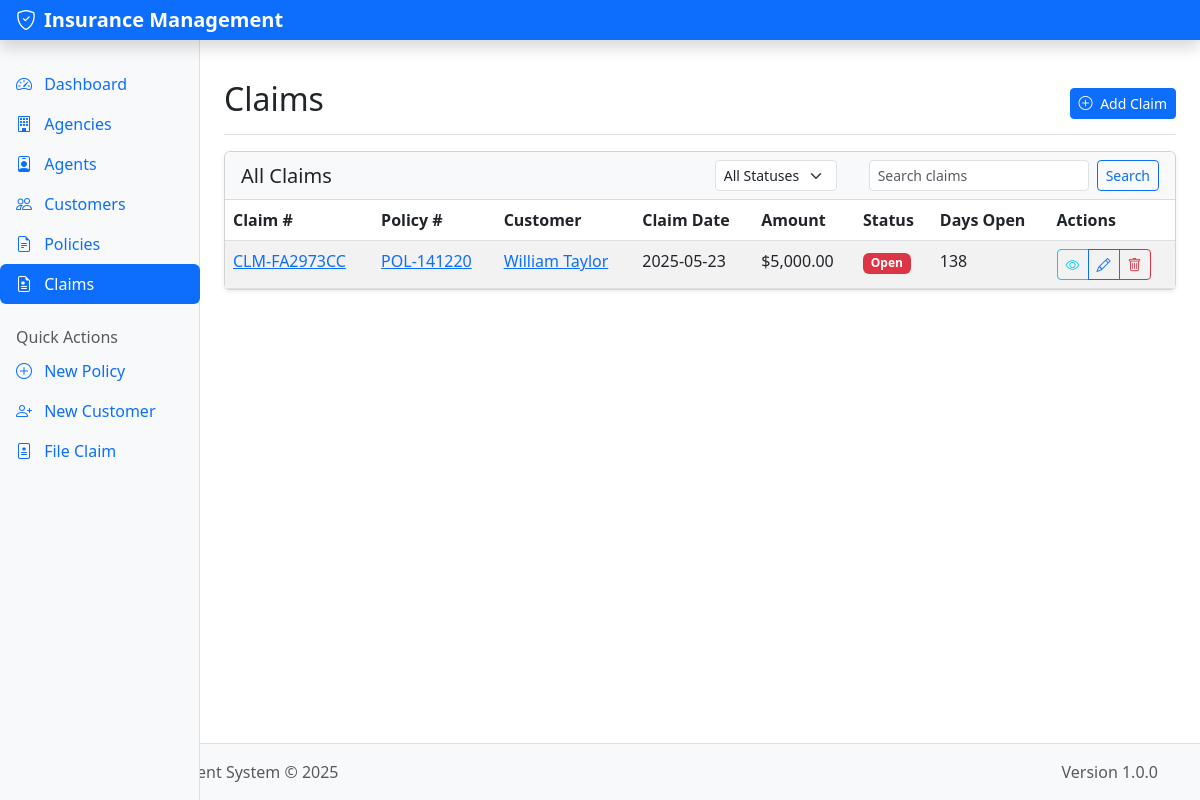
The app's page /claims/ with its own data.
### models/claim.py (models this page shows, shortened)
class Claim(db.Model):
    __tablename__ = 'claim'
    claim_id = db.Column(db.Integer, primary_key=True)
    policy_id = db.Column(db.Integer, db.ForeignKey('policy.policy_id'), nullable=False)
    claim_number = db.Column(db.String(50), nullable=False, unique=True)
    claim_date = db.Column(db.Date, nullable=False, default=datetime.utcnow)
    incident_date = db.Column(db.Date, nullable=False)
    description = db.Column(db.Text)
    claim_amount = db.Column(db.DECIMAL(12, 2), default=0.00)
    status = db.Column(db.String(50), default='Open')
    resolution_date = db.Column(db.Date)
    settlement_amount = db.Column(db.DECIMAL(12, 2))
    created_at = db.Column(db.DateTime, default=datetime.utcnow)
    updated_at = db.Column(db.DateTime, default=datetime.utcnow, onupdate=datetime.utcnow)
    def days_since_filed(self):
        today = datetime.today().date()
        delta = today - self.claim_date
        return delta.days

### models/policy.py (models this page shows, shortened)
class Policy(db.Model):
    __tablename__ = 'policy'
    policy_id = db.Column(db.Integer, primary_key=True)
    agent_id = db.Column(db.Integer, db.ForeignKey('agent.agent_id'), nullable=False)
    customer_id = db.Column(db.Integer, db.ForeignKey('customer.customer_id'), nullable=False)
    policy_number = db.Column(db.String(50), nullable=False, unique=True)
    policy_type = db.Column(db.String(100), nullable=False)
    coverage_amount = db.Column(db.DECIMAL(12, 2), default=0.00)
    premium = db.Column(db.DECIMAL(10, 2), default=0.00)
    start_date = db.Column(db.Date, nullable=False)
    end_date = db.Column(db.Date)
    policy_status = db.Column(db.String(50), default='Active')
    claims = db.relationship('Claim', backref='policy', lazy=True, cascade='all, delete-orphan')

### models/customer.py (models this page shows, shortened)
class Customer(db.Model):
    __tablename__ = 'customer'
    customer_id = db.Column(db.Integer, primary_key=True)
    first_name = db.Column(db.String(100), nullable=False)
    last_name = db.Column(db.String(100), nullable=False)
    date_of_birth = db.Column(db.Date)
    email = db.Column(db.String(150))
    phone = db.Column(db.String(20))
    address = db.Column(db.String(200))
    city = db.Column(db.String(100))
    state = db.Column(db.String(100))
    zip_code = db.Column(db.String(20))
    policies = db.relationship('Policy', backref='customer', lazy=True, cascade='all, delete-orphan')
    def full_name(self):
        return f"{self.first_name} {self.last_name}"

### routes/claim_routes.py (the view, shortened to what this page needs)
@claim_bp.route('/', methods=['GET'])
def index():
    search_term = request.args.get('search', '')
    status_filter = request.args.get('status', '')
    query = Claim.query
    if status_filter:
        query = query.filter(Claim.status == status_filter)
    claims = query.order_by(Claim.claim_date.desc()).all()
    statuses = db.session.query(Claim.status).distinct().all()
    statuses = [status[0] for status in statuses]
    return render_template('claim/index.html',
                          claims=claims,
                          search_term=search_term,
                          status_filter=status_filter,
                          statuses=statuses)

### app.py (called while the page is built)
@app.context_processor
def inject_now():
    return {'now': datetime.utcnow()}

### templates/claim/index.html (shortened to what this page needs)
{% extends 'layout/base.html' %}
{% block content %}
<div class="d-flex justify-content-between flex-wrap flex-md-nowrap align-items-center pt-3 pb-2 mb-3 border-bottom">
    <h1 class="h2">Claims</h1>
    <div>
        <a href="{{ url_for('claim.create_form') }}" class="btn btn-sm btn-primary">
            <i class="bi bi-plus-circle me-1"></i> Add Claim
        </a>
    </div>
</div>
<div class="card">
    <div class="card-header">
        <div class="row align-items-center">
            <div class="col">
                <h5 class="mb-0">All Claims</h5>
            </div>
            <div class="col-md-auto">
                {% if statuses %}
                <form class="d-inline-block me-2" method="GET" action="{{ url_for('claim.index') }}">
                    <select class="form-select form-select-sm" name="status" onchange="this.form.submit()">
                        <option value="">All Statuses</option>
                    </select>
                </form>
                {% endif %}
            </div>
            <div class="col-md-auto">
                <form class="d-flex" method="GET" action="{{ url_for('claim.index') }}">
                    <input class="form-control form-control-sm me-2" type="search"
                           placeholder="Search claims" aria-label="Search"
                           name="search" value="{{ search_term }}">
                    <button class="btn btn-sm btn-outline-primary" type="submit">Search</button>
                </form>
            </div>
        </div>
    </div>
    <div class="card-body p-0">
        <div class="table-responsive">
            <table class="table table-hover table-striped mb-0">
                <thead>
                    <tr>
                        <th>Claim #</th>
                        <th>Policy #</th>
                        <th>Customer</th>
                        <th>Claim Date</th>
                        <th>Amount</th>
                        <th>Status</th>
                        <th>Days Open</th>
                        <th>Actions</th>
                    </tr>
                </thead>
                <tbody>
                    {% if claims %}
                        {% for claim in claims %}
                            <tr>
                                <td>
                                    <a href="{{ url_for('claim.view', claim_id=claim.claim_id) }}">
                                        {{ claim.claim_number }}
                                    </a>
                                </td>
                                <td>
                                    <a href="{{ url_for('policy.view', policy_id=claim.policy_id) }}">
                                        {{ claim.policy.policy_number }}
                                    </a>
                                </td>
                                <td>
                                    <a href="{{ url_for('customer.view', customer_id=claim.policy.customer_id) }}">
                                        {{ claim.policy.customer.full_name() }}
                                    </a>
                                </td>
                                <td>{{ claim.claim_date.strftime('%Y-%m-%d') }}</td>
                                <td>${{ "{:,.2f}".format(claim.claim_amount) }}</td>
                                <td>
                                    {% if claim.status == 'Open' %}
                                    <span class="badge bg-danger">{{ claim.status }}</span>
                                    {% elif claim.status == 'In Progress' %}
                                    <span class="badge bg-warning">{{ claim.status }}</span>
                                    {% elif claim.status == 'Under Review' %}
                                    <span class="badge bg-info">{{ claim.status }}</span>
                                    {% elif claim.status in ['Settled', 'Closed'] %}
                                    <span class="badge bg-success">{{ claim.status }}</span>
                                    {% elif claim.status == 'Denied' %}
                                    <span class="badge bg-dark">{{ claim.status }}</span>
                                    {% else %}
                                    <span class="badge bg-secondary">{{ claim.status }}</span>
                                    {% endif %}
                                </td>
                                <td>{{ claim.days_since_filed() }}</td>
                                <td>
                                    <div class="btn-group" role="group">
                                        <a href="{{ url_for('claim.view', claim_id=claim.claim_id) }}"
                                           class="btn btn-sm btn-outline-info"
                                           data-bs-toggle="tooltip"
                                           title="View Claim">
                                            <i class="bi bi-eye"></i>
                                        </a>
                                        <a href="{{ url_for('claim.edit_form', claim_id=claim.claim_id) }}"
                                           class="btn btn-sm btn-outline-primary"
                                           data-bs-toggle="tooltip"
                                           title="Edit Claim">
                                            <i class="bi bi-pencil"></i>
                                        </a>
                                        <button type="button"
                                                class="btn btn-sm btn-outline-danger btn-delete"
                                                data-bs-toggle="modal"
                                                data-bs-target="#deleteModal{{ claim.claim_id }}"
                                                data-bs-toggle="tooltip"
                                                title="Delete Claim">
                                            <i class="bi bi-trash"></i>
                                        </button>
                                    </div>
                                </td>
                            </tr>
                        {% endfor %}
                    {% else %}
                        <tr>
                            <td colspan="8" class="text-center py-3">No claims found</td>
                        </tr>
                    {% endif %}
                </tbody>
            </table>
        </div>
    </div>
</div>
{% endblock %}

### static/css/style.css (style rules this page uses)
body { min-height: 100vh; display: flex; flex-direction: column; }
:root { --primary-color: #0d6efd; --secondary-color: #6c757d; --success-color: #198754; --info-color: #0dcaf0; --warning-color: #ffc107; --danger-color: #dc3545; --light-color: #f8f9fa; --dark-color: #212529; }
.card { margin-bottom: 1.5rem; box-shadow: 0 0.125rem 0.25rem rgba(0, 0, 0, 0.075); }
.card-header { background-color: var(--light-color); border-bottom: 1px solid rgba(0, 0, 0, 0.125); }

### records on screen
Claim: claim_number "CLM-FA2973CC", policy.policy_number "POL-141220", policy.customer.full_name "William Taylor", claim_date "2025-05-23", claim_amount "5,000.00", status "Open", days_since_filed "138"
